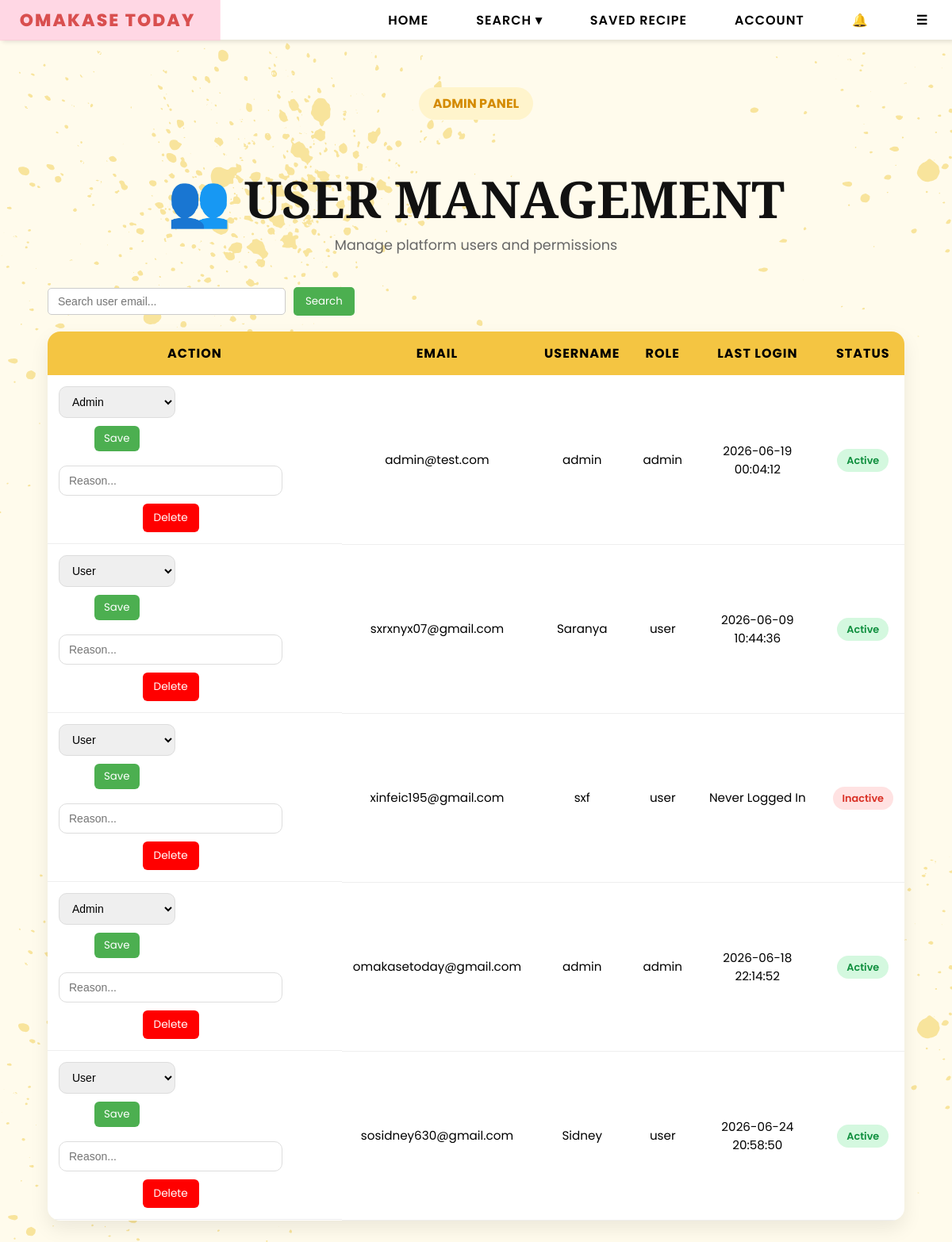
Before: /admin/users (signed in) with the older database file.
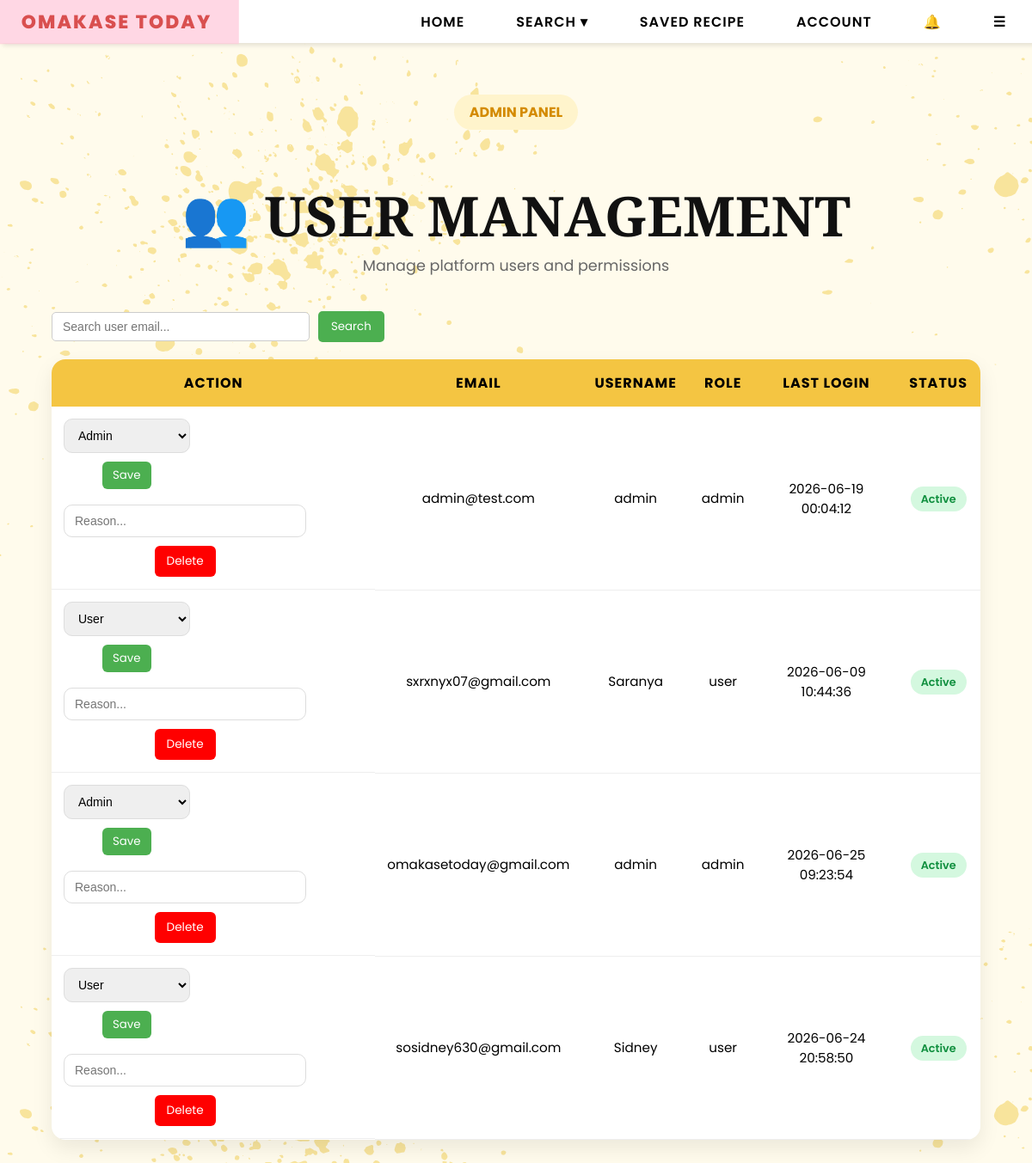
After: the same page with the newer database file.
### tables this page shows
CREATE TABLE users (
        email TEXT PRIMARY KEY,
        username TEXT,
        password TEXT,
        bio TEXT,
        profile_pic TEXT,
        role TEXT DEFAULT 'user'
    , reset_token TEXT, reset_used INTEGER DEFAULT 0, reset_viewed INTEGER DEFAULT 0, last_login TEXT);

### app.py (the view)
@app.route("/admin/users")
def admin_users():
    if session.get("role") != "admin":
        return "403 Forbidden"
    conn = sqlite3.connect(DB_PATH)
    c = conn.cursor()
    c.execute("""
        SELECT email,
            username,
            role,
            last_login
        FROM users
    """)
    users = c.fetchall()
    conn.close()
    six_months_ago = (
            datetime.now() - timedelta(days=180)
        )
    processed_users = []
    for user in users:
        status = "Inactive"
        if user[3]:
            try:
                last_login = datetime.strptime(
                    user[3],
                    "%Y-%m-%d %H:%M:%S"
                )
                if last_login > six_months_ago:
                    status = "Active"
            except:
                status = "Inactive"
        processed_users.append(
            (
                user[0],  # email
                user[1],  # username
                user[2],  # role
                user[3],  # last_login
                status    # active/inactive
            )
        )
    return render_template(
        "admin_users.html",
        users=processed_users
    )

### templates/admin_users.html (shortened to what this page needs)
{% extends "base.html" %}
{% block content %}
<div class="admin-users-wrapper">
    <div class="page-hero">
        <span class="hero-tag">
            ADMIN PANEL
        </span>
        <h1 class="page-title">
            👥 USER MANAGEMENT
        </h1>
        <p class="page-subtitle">
            Manage platform users and permissions
        </p>
    </div>
    <div class="admin-controls">
        <input type="text" id="userSearch" class="search-input"
            placeholder="Search user email...">
        <button onclick="filterUsers()" class="search-btn">
            Search
        </button>
    </div>
    <table class="users-table">
        <thead>
            <tr>
                <th>ACTION</th>
                <th>EMAIL</th>
                <th>USERNAME</th>
                <th>ROLE</th>
                <th>LAST LOGIN</th>
                <th>STATUS</th>
            </tr>
        </thead>
        <tbody id="userBody">
            {% for u in users %}
            <tr>
                <td style="display:flex; gap:8px; flex-wrap:wrap;">
                    <form action="/admin/users/update/{{ u[0] }}" method="POST">
                        <select name="role">
                            <option value="user" {% if u[2]=='user' %}selected{% endif %}>User</option>
                            <option value="admin" {% if u[2]=='admin' %}selected{% endif %}>Admin</option>
                        </select>
                        <button type="submit" class="update-btn">Save</button>
                    </form>
                    <form action="/admin/delete/{{ u[0] }}" method="POST"
                          onsubmit="return confirmDelete(this)">
                        <input type="text" name="reason"
                               placeholder="Reason..."
                               required
                               class="reason-input">
                        <button type="submit" class="delete-btn">
                            Delete
                        </button>
                    </form>
                </td>
                <td>{{ u[0] }}</td>
                <td>{{ u[1] }}</td>
                <td>{{ u[2] }}</td>
                <td>
                    {% if u[3] %}
                        {{ u[3] }}
                    {% else %}
                        Never Logged In
                    {% endif %}
                </td>
                <td>
                    <span class="
                        status-badge
                        {% if u[4] == 'Active' %}
                            active-status
                        {% else %}
                            inactive-status
                        {% endif %}
                    ">
                        {{ u[4] }}
                    </span>
                </td>
            </tr>
            {% endfor %}
        </tbody>
    </table>
</div>
{% endblock %}

### templates/base.html (shortened to what this page needs)
<!DOCTYPE html>
<html lang="en">
<head>
    <link rel="stylesheet" href="{{ url_for('static', filename='css/style.css') }}">
</head>
<body>
<nav>
    <ul>
        <li><a href="{{ url_for('home') }}">Omakase Today</a></li>
        <li class="hideOnMobile"><a href="{{ url_for('home') }}">HOME</a></li>
        <li class="hideOnMobile dropdown">
            <a href="javascript:void(0)" class="dropbtn">SEARCH ▾</a>
        </li>
        <li class="hideOnMobile"><a href="{{ url_for('saved_recipes') }}">SAVED RECIPE</a></li>
        <li class="hideOnMobile"><a href="{{ url_for('profile') }}">ACCOUNT</a></li>
        <li class="notif-wrapper">
            <a href="#" class="notif-icon" onclick="toggleNotif(event)">
                🔔
            </a>
        </li>
        <li class="menu-button" onclick=showSidebar()><a href="#">☰</a></li>
    </ul>
</nav>
{% block content %}{% endblock %}
</body>
</html>

Changed rows visible on the page:
removed users: role "User", email "xinfeic195@gmail.com", username "sxf", role "user", shows "Never Logged In", u "Inactive"
changed users "omakasetoday@gmail.com": last_login "2026-06-18 22:14:52" → "2026-06-25 09:23:54"
